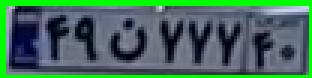
#> input picture plates/plate_0.5.png, 104 x 26 px, given in place of Test_DIP_Proj.mp4, which was not available (shown 3 times larger); the run also reads 1 picture not shown here
$ python Traffic_violation.py   (older library calls are emulated)
#> lines starting #> are read from the running program, lines starting #| are printed output that depends on the picture; after the words box and inside, x2 and y2 are one past the last pixel; in counts of white or black regions, pixels touching at a corner belong together; pictures that were not available may be replaced by others from this repository, and a replacement may not be noted
#> further down, frame is the input picture: shape (26, 104, 3); mean B, G, R 90.3, 108.6, 67.6
import cv2
import numpy as np
import pytesseract
from datetime import datetime
import matplotlib.pyplot as plt
import re
import os
import pandas as pd

print(pytesseract)

# Configure pytesseract to use the Persian language
pytesseract.pytesseract.tesseract_cmd = r'C:\Program Files (x86)\Tesseract-OCR\tesseract.exe'
tessdata_dir_config = r'--tessdata-dir "C:\Program Files (x86)\Tesseract-OCR\tessdata" --psm 6 -l fas'


# Define traffic light color codes
RED_LIGHT = 0
YELLOW_LIGHT = 1
GREEN_LIGHT = 2


# Set traffic light timing
light_timing = {
    RED_LIGHT: 20,     # 20 seconds for red light
    YELLOW_LIGHT: 1,   # 1 second for yellow light
    GREEN_LIGHT: 3     # 3 seconds for green light
}


# Function to find rectangles that might be license plates
# [46 lines left out: functions find_license_plate_regions, is_valid_plate, read_license_plate, not called in this run]


# Function to save license plate data to CSV
def save_to_csv(index, time, license_plate):
    df = pd.DataFrame([[index, time, license_plate]], columns=["Index", "Time", "License_plate"])
    df.to_csv('license_plates.csv', mode='a', header=False, index=False, encoding='utf-8')


# Function to determine traffic light status based on time
def get_traffic_light_status(elapsed_time):
#> called with elapsed_time = 0.00682
    total_cycle_time = sum(light_timing.values())
    time_in_cycle = elapsed_time % total_cycle_time

    cumulative_time = 0
    for light_code, duration in light_timing.items():
        cumulative_time += duration
        if time_in_cycle < cumulative_time:
            return light_code
    return GREEN_LIGHT

# Function to detect crossing of yellow rectangle
# [11 lines left out: function detect_yellow_rectangle_crossing, not called in this run]

# Function to display traffic light status
def display_traffic_light_status(frame, light_status):
#> called with light_status = 0
    if light_status == RED_LIGHT:
        text = 'RED'
        color = (0, 0, 255)
    elif light_status == YELLOW_LIGHT:
        text = 'YELLOW'
        color = (0, 255, 255)
    else:
        text = 'GREEN'
        color = (0, 255, 0)

    font = cv2.FONT_HERSHEY_SIMPLEX
    text_size = cv2.getTextSize(text, font, 4, 6)[0]
    text_x = (frame.shape[1] - text_size[0]) // 2
#> text_x = -73
    text_y = text_size[1] + 20
    cv2.putText(frame, text, (text_x, text_y), font, 4, color, 7)
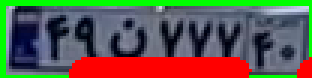
#> frame: shape (26, 104, 3) (shown 3 times larger); 16.12% of pixels changed, all inside (x1, y1, x2, y2) = (23, 19, 104, 26)


# Initialize variables
start_time = datetime.now()
last_save_time = start_time
save_path = 'plates'
os.makedirs(save_path, exist_ok=True)
index = 1

# Create CSV file with headers
df = pd.DataFrame([["Index", "Time", "License_plate"]], columns=["Index", "Time", "License_plate"])
df.to_csv('license_plates.csv', mode='a', header=False, index=False, encoding='utf-8')

# %%
# Read video from file
cap = cv2.VideoCapture('Test_DIP_Proj.mp4')

while cap.isOpened():
    ret, frame = cap.read()
    if not ret:
        break

    elapsed_time = (datetime.now() - start_time).total_seconds()
    light_status = get_traffic_light_status(elapsed_time)
    display_traffic_light_status(frame, light_status)

    if light_status == RED_LIGHT:
        current_time = datetime.now()
        if (current_time - last_save_time).total_seconds() >= 2:
            regions = find_license_plate_regions(frame)
            license_plate, plate_img_path = read_license_plate(frame, regions, save_path, index)
            if license_plate:
                save_to_csv(index, current_time, license_plate)
                print(f"Violation time: {current_time},\t License plate read: {license_plate}")
                index += 1
                last_save_time = current_time

    frame = cv2.resize(frame, (854, 480))
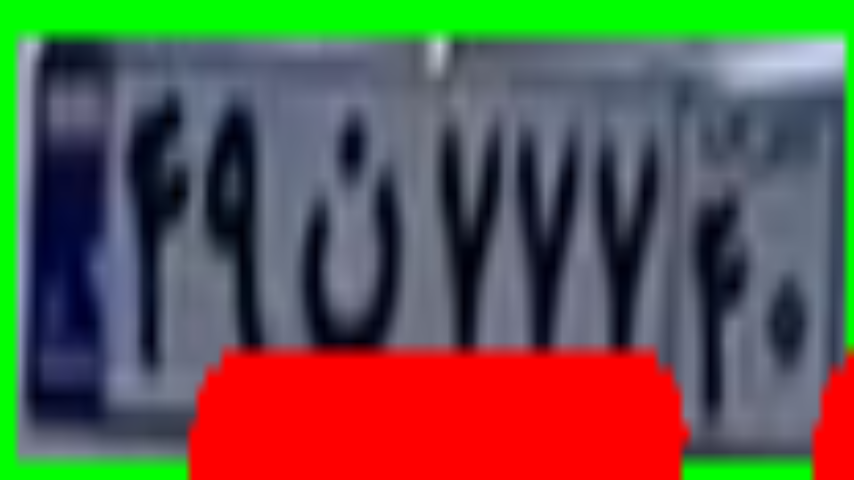
#> frame: shape (480, 854, 3); mean B, G, R 76, 89.9, 97.2
    cv2.imshow('frame', frame)

    if cv2.waitKey(1) & 0xFF == ord('q'):
#> (key q is pressed here)
        break

cap.release()
cv2.destroyAllWindows()

# Display license plate images using matplotlib
plate_images = [os.path.join(save_path, img) for img in os.listdir(save_path) if img.endswith('.png')]
plate_images = plate_images[:-1]
fig, axes = plt.subplots(1, len(plate_images), figsize=(15, 5))
for ax, img_path in zip(axes, plate_images):
    img = cv2.imread(img_path)
    img_rgb = cv2.cvtColor(img, cv2.COLOR_BGR2RGB)
    ax.imshow(img_rgb)
    ax.axis('off')
plt.show()
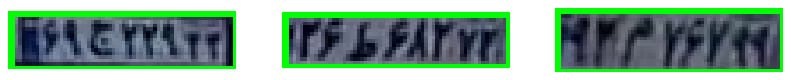
#> figure drawn by matplotlib, 3 panels

# Read the CSV file containing license plate data
df = pd.read_csv('license_plates.csv')
df
